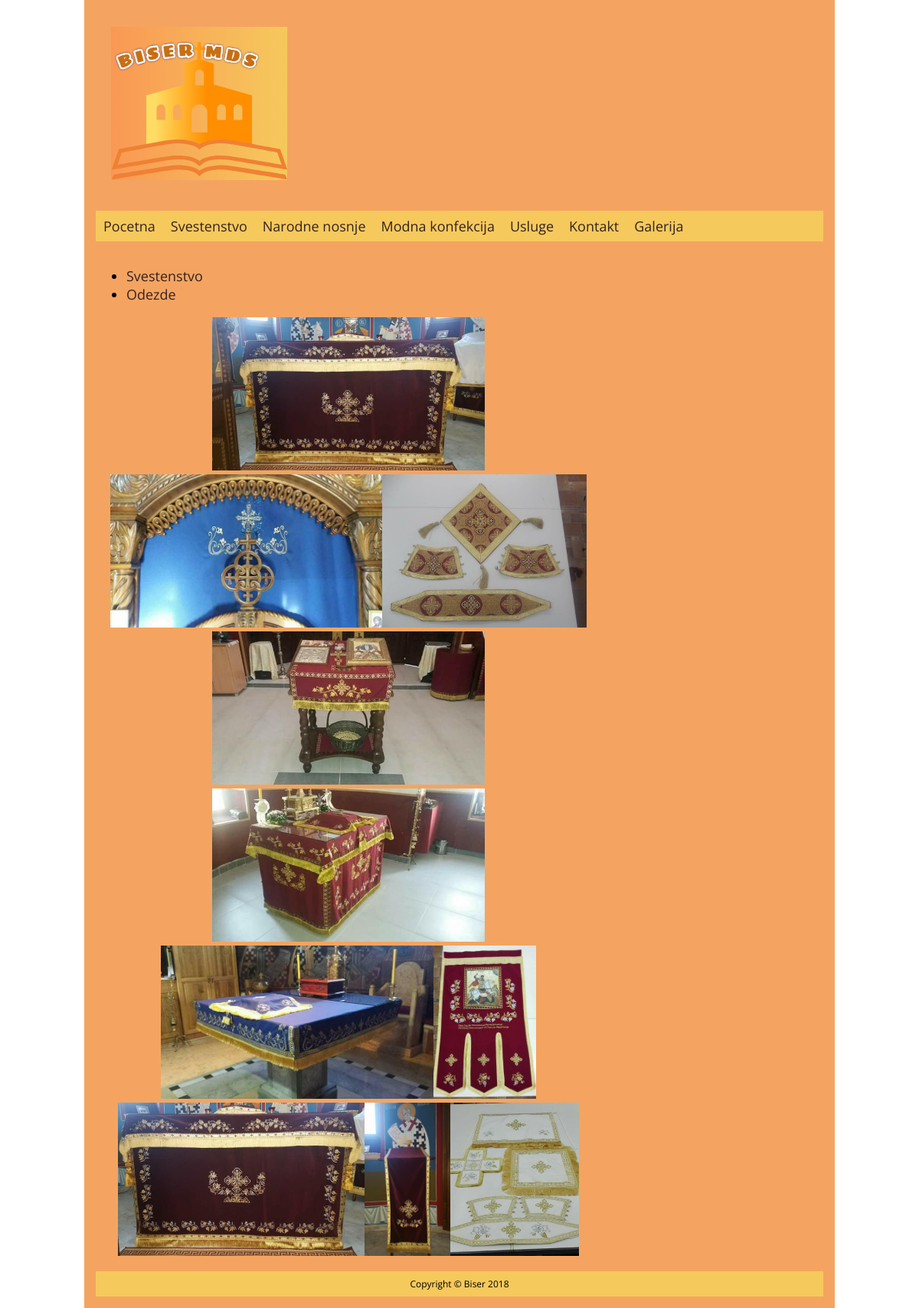
The app's page /katalog.php?idGalerije=2 with its own data.
### tables this page shows
CREATE TABLE IF NOT EXISTS `kategorija` (
  `id` int(2) UNSIGNED NOT NULL AUTO_INCREMENT,
  `naziv` varchar(50) NOT NULL,
  `obrisan` int(1) NOT NULL DEFAULT '0',
  PRIMARY KEY (`id`)
);

CREATE TABLE IF NOT EXISTS `galerije` (
  `id` int(2) UNSIGNED NOT NULL AUTO_INCREMENT,
  `nazivGalerije` varchar(50) NOT NULL,
  `vreme` timestamp NOT NULL DEFAULT CURRENT_TIMESTAMP,
  `kategorija-proizvoda` varchar(50) NOT NULL,
  `obrisan` int(1) NOT NULL DEFAULT '0',
  PRIMARY KEY (`id`)
);

CREATE TABLE IF NOT EXISTS `galerijeslike` (
  `id` int(2) UNSIGNED NOT NULL AUTO_INCREMENT,
  `idgalerije` int(2) NOT NULL,
  `slika` varchar(50) NOT NULL,
  `komentar` text,
  PRIMARY KEY (`id`)
);

### klase/classBaza.php (called while the page is built, shortened)
<?php
class Baza{
	private $db;
	public function __construct()
	{
		$this->db=@mysqli_connect("localhost","wwwkovin_biser", "wwwkovin_wwwkovi", "", "wwwkovin_biser");
		mysqli_query($this->db, "SET NAMES UTF8");
		return $this->db;
	}
	public function izvrsiUpit($upit)
	{
		return mysqli_query($this->db, $upit);
	}
	public function brojRedova($rez)
	{
		return mysqli_num_rows($rez);
	}
	public function procitajRed($rez)
	{
		return mysqli_fetch_object($rez);
	}
}
?>

### katalog.php (the view, shortened to what this page needs)
<?php
require_once("klase/classBaza.php");
$db=new Baza();
?>
<!doctype html>
<html>
<head>
<link href="fa/css/font-awesome.min.css" type="text/css" rel="stylesheet">
<link href="css/style.css" type="text/css" rel="stylesheet">
<link href="lightbox2-master/src/css/lightbox.css" rel="stylesheet">
</head>
<body>
<div id="wrapper">
	<div id="header">
		<div id="logo">
			<img src="slike/logo.jpg" alt="Biser">
		</div>
	</div>
	<div id="nav">
		<ul>
			<li><a href="index.php">Pocetna</a></li>
			<?php
			$upit="SELECT * FROM kategorija";
			$rez=$db->izvrsiUpit($upit);
			while($red=$db->procitajRed($rez))
			{
				echo "<li><a href='index.php?idKategorija=$red->id'>$red->naziv</a></li>";
			}
			?>
			<li><a href="usluge.php">Usluge</a></li>
			<li><a href="kontakt.php">Kontakt</a></li>
			<li><a href="katalog.php">Galerija</a></li>
		</ul>
	</div>
	<div id="main">
	<?php
	$upit="SELECT * FROM galerije order by vreme desc";
	$rez=$db->izvrsiUpit($upit);
	if($db->brojRedova($rez)>0)
	{
		echo "<ul>";
		while($red=$db->procitajRed($rez))
			echo "<li><a href='katalog.php?idGalerije=$red->id'>$red->nazivGalerije</a></li>";
		echo "</ul>";
	}else
		echo "Nema ni jedna galerija u bazi!!!!<br>";
	?>
	<center>
	<?php
	if(isset($_GET['idGalerije']))
	{
		$idGalerije=$_GET['idGalerije'];
		$upit="SELECT * FROM galerijeslike WHERE idGalerije=$idGalerije";
		$rez=$db->izvrsiUpit($upit);
		if($db->brojRedova($rez)>0)
		{
			while($red=$db->procitajRed($rez))
				echo "<a href='galerije/$red->slika' data-lightbox='roadtrip' data-title='$red->komentar'><img  src='galerije/$red->slika' alt='Nema slike' height='200px' class='galerija' /></a>";
		}else
			echo "Nema nijedna slika za izabranu galeriju!!!!<br>";
	}
	?>
	</center>
	</div>
	<div id="footer">
		<p>Copyright &copy; Biser 2018</p>
	</div>
</div>
</body>
</html>

### css/style.css (style rules this page uses)
html { background-image: url(../slike/pozadina.jpg); background-repeat: no-repeat; background-attachment: fixed; background-position: center top; background-size:cover; }
body { margin: 0; padding: 0; font-family: 'Open Sans', sans-serif; font-size: 18px; }
a:link, a:visited { color:#332223; text-decoration: none; }
#wrapper { width:950px; padding:15px; margin:0 auto; background-color:#F4A460; }
#header { background:#F4A460; margin-bottom:15px; padding:20px; overflow:hidden; }
#logo { float:left; position: center; }
#nav { height:40px; background:#F6C95C; margin-bottom:15px; }
#nav ul { margin: 0; padding: 0; list-style: none; }
#nav ul li { float:left; position: relative; }
#nav ul li a { padding:10px; height:20px; line-height: 20px; display: block; transition: 0.5s all ease; }
#nav ul li a:link, #nav ul li a:visited { color:#black; text-decoration: none; }
#main { float:left; width:660px; margin-bottom:15px; }
#footer { background:#F6C95C; clear:both; text-align: center; color: #black; font-size: 12px; padding: 8px; }
#footer p { margin: 0; }

### records on screen
kategorija: naziv "Svestenstvo"
kategorija: naziv "Narodne nosnje"
kategorija: naziv "Modna konfekcija"
galerije: nazivGalerije "Svestenstvo"
galerije: nazivGalerije "Odezde"
galerijeslike: slika (picture)
galerijeslike: slika (picture)
galerijeslike: slika (picture)
galerijeslike: slika (picture)
galerijeslike: slika (picture)
galerijeslike: slika (picture)
galerijeslike: slika (picture)
galerijeslike: slika (picture)
galerijeslike: slika (picture)
galerijeslike: slika (picture)
